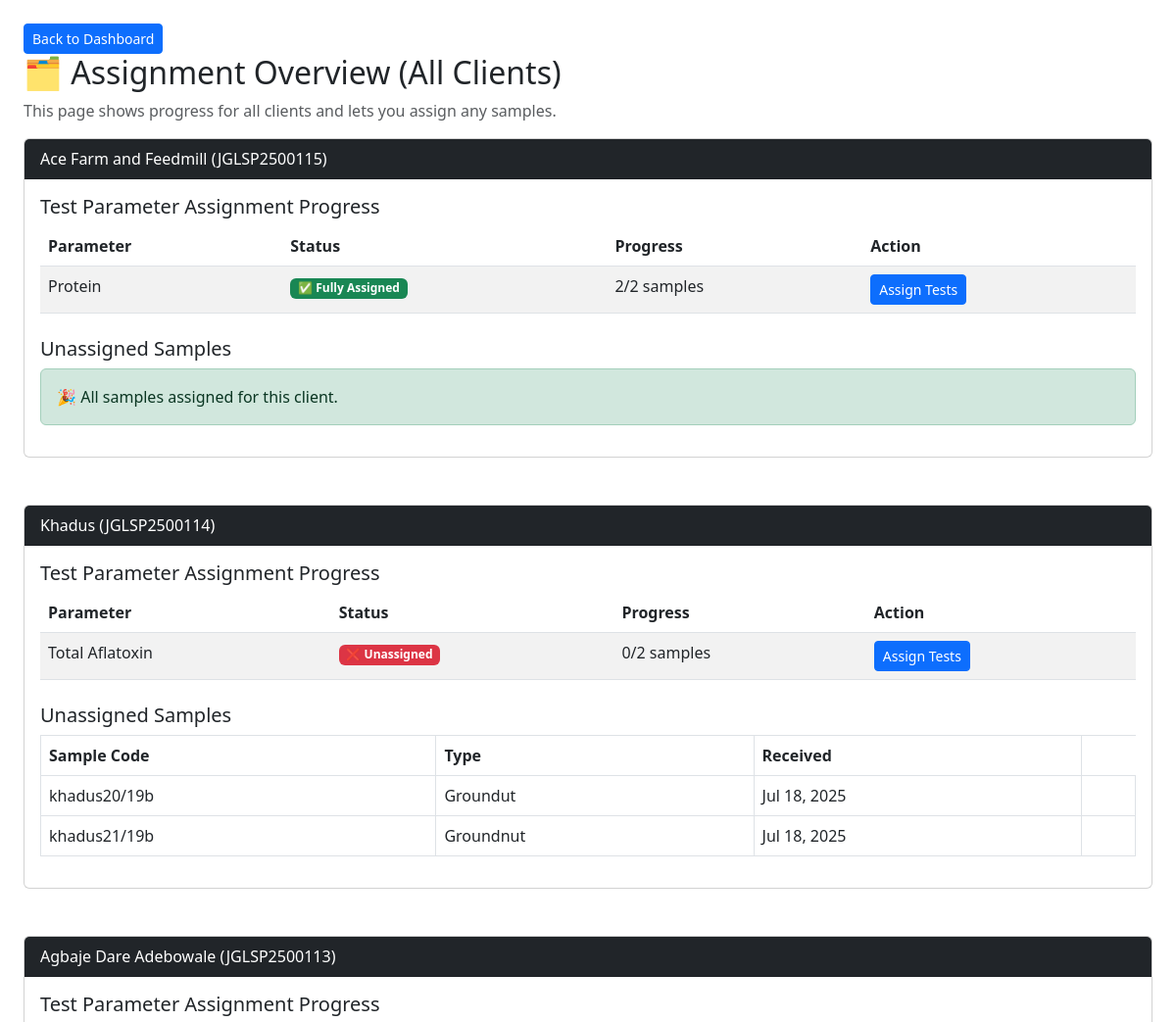
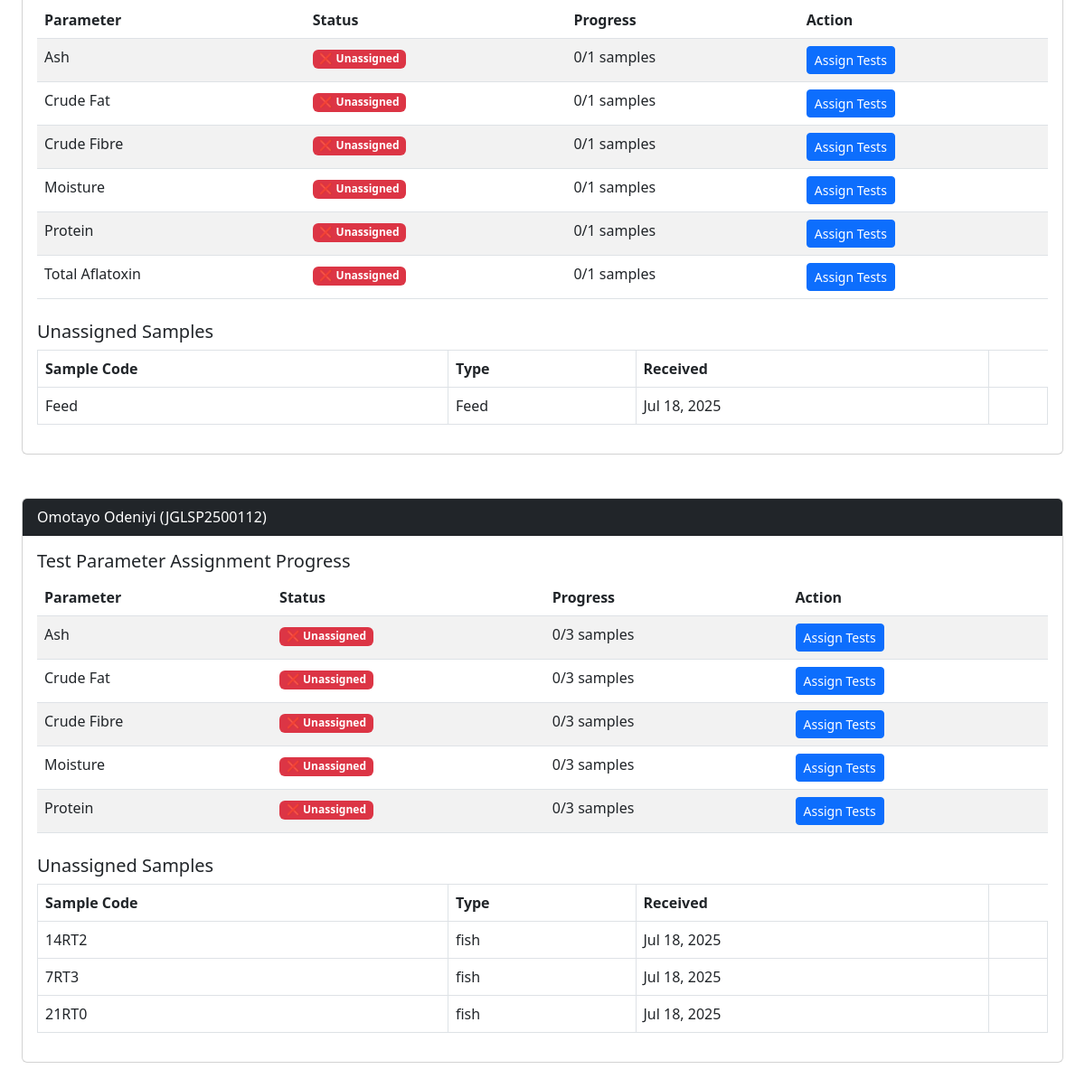
Screenshot of /manager/assign-overview/ (signed in) with the database file from the repository (2 pictures, top to bottom).
### lims/models/client.py (models this page shows, shortened)
class Client(models.Model):
    client_id = models.CharField(max_length=20, unique=True)
    name = models.CharField(max_length=100)
    organization = models.CharField(max_length=150)
    email = models.EmailField()
    phone = models.CharField(max_length=20)
    address = models.TextField()
    token = models.CharField(max_length=20, unique=True, blank=True)
    created = models.DateTimeField(auto_now_add=True)
    coa_released = models.BooleanField(default=False)
    summary_text = models.TextField(blank=True, null=True)
    summary_confirmed = models.BooleanField(default=False)

### lims/models/parameter.py (models this page shows, shortened)
class Parameter(models.Model):
    group = models.ForeignKey(
        ParameterGroup,
        on_delete=models.CASCADE,
        help_text="The group this parameter belongs to."
    )
    default_equipment = models.ForeignKey(
        Equipment,
        null=True,
        blank=True,
        on_delete=models.SET_NULL,
        help_text="Preferred equipment for this test (if any)."
    )
    name = models.CharField(
        max_length=100,
        help_text="Name of the parameter (e.g., Moisture)."
    )
    unit = models.CharField(
        max_length=20,
        help_text="Measurement unit for this parameter (e.g., %, mg/kg)."
    )
    method = models.CharField(
        max_length=150,
        help_text="Method used for analyzing this parameter."
    )
    ref_limit = models.CharField(
        max_length=50,
        help_text="Reference limit or threshold for this parameter."
    )
    default_price = models.DecimalField(
        max_digits=8,
        decimal_places=2,
        help_text="Default price for analyzing this parameter."
    )

### lims/models/sample.py (models this page shows)
class Sample(models.Model):
    client = models.ForeignKey(Client, on_delete=models.CASCADE)
    sample_code = models.CharField(max_length=50)
    sample_type = models.CharField(max_length=100)
    weight = models.DecimalField(max_digits=6, decimal_places=2)
    temperature = models.DecimalField(max_digits=5, decimal_places=2, null=True, blank=True)
    humidity = models.DecimalField(max_digits=5, decimal_places=2, null=True, blank=True)
    status = models.CharField(max_length=20, choices=SampleStatus.choices, default=SampleStatus.RECEIVED)
    received_date = models.DateField(auto_now_add=True)
    verified_at = models.DateTimeField(null=True, blank=True)
    coa_released = models.BooleanField(default=False)
    manager_comment = models.TextField(blank=True, null=True)

### lims/views/assign_test.py (the view)
# urls.py: path("manager/assign-overview/", assign_overview_all_clients, name="assign_overview_all_clients"),
@login_required
def assign_overview_all_clients(request):
    clients = Client.objects.all().order_by("-client_id")
    client_data = []
    for client in clients:
        samples = Sample.objects.filter(client=client).exclude(sample_type="QC")
        total_samples = samples.count()
        assigned_sample_ids = TestAssignment.objects.filter(
            sample__client=client,
            analyst__isnull=False
        ).values_list("sample_id", flat=True)
        unassigned_samples = samples.exclude(id__in=assigned_sample_ids)
        parameter_stats = (
            TestAssignment.objects
            .filter(sample__client=client, analyst__isnull=False)
            .exclude(sample__sample_type="QC")
            .values('parameter_id')
            .annotate(assigned_count=Count('sample', distinct=True))
        )
        assigned_lookup = {
            stat['parameter_id']: stat['assigned_count'] for stat in parameter_stats
        }
        parameter_ids = (
            TestAssignment.objects
            .filter(sample__client=client)
            .exclude(sample__sample_type="QC")
            .values_list('parameter', flat=True)
            .distinct()
        )
        parameters = Parameter.objects.filter(id__in=parameter_ids).order_by('name')
        for param in parameters:
            param.assigned_count = assigned_lookup.get(param.id, 0)
        control_stats = (
            TestAssignment.objects
            .filter(sample__client=client, is_control=True)
            .values('parameter')
            .annotate(control_sample_id=F('sample_id'))
        )
        control_lookup = {
            stat['parameter']: stat['control_sample_id'] for stat in control_stats
        }
        client_data.append({
            "client": client,
            "parameters": parameters,
            "assigned_lookup": assigned_lookup,
            "total_samples": total_samples,
            "unassigned_samples": unassigned_samples,
            "control_lookup": control_lookup,
        })
    return render(request, "lims/manager/assign_overview_all_clients.html", {
        "client_data": client_data
    })

### lims/templates/lims/manager/assign_overview_all_clients.html (shortened to what this page needs)
{% load static %}
<!DOCTYPE html>
<html>
<head>
  <link rel="stylesheet" href="https://cdn.jsdelivr.net/npm/bootstrap@5.3.0/dist/css/bootstrap.min.css">
</head>
<body class="p-4">
 <a href="{% url 'manager_dashboard' %}"
                       class="btn btn-sm btn-primary">
                      Back to Dashboard
                    </a>
  <h2>🗂️ Assignment Overview (All Clients)</h2>
  <p class="text-muted">This page shows progress for all clients and lets you assign any samples.</p>
  {% for entry in client_data %}
    <div class="card mb-5">
      <div class="card-header bg-dark text-white">
        {{ entry.client.name }} ({{ entry.client.client_id }})
      </div>
      <div class="card-body">
        <h5>Test Parameter Assignment Progress</h5>
        {% if entry.parameters %}
          <table class="table table-striped mb-4">
            <thead>
              <tr>
                <th>Parameter</th>
                <th>Status</th>
                <th>Progress</th>
                <th>Action</th>
              </tr>
            </thead>
            <tbody>
              {% for param in entry.parameters %}
                {% with assigned=param.assigned_count %}
                <tr>
                  <td>{{ param.name }}</td>
                  <td>
                    {% if assigned == entry.total_samples %}
                      <span class="badge bg-success">✅ Fully Assigned</span>
                    {% elif assigned > 0 %}
                      <span class="badge bg-warning text-dark">⚠️ Partial</span>
                    {% else %}
                      <span class="badge bg-danger">❌ Unassigned</span>
                    {% endif %}
                  </td>
                  <td>{{ assigned|default:0 }}/{{ entry.total_samples }} samples</td>
                  <td>
                    <a href="{% url 'assign_parameter_tests' entry.client.client_id param.id %}"
                       class="btn btn-sm btn-primary">
                      Assign Tests
                    </a>
                  </td>
                </tr>
                {% endwith %}
              {% endfor %}
            </tbody>
          </table>
        {% else %}
          <div class="alert alert-secondary">No parameters found for this client.</div>
        {% endif %}
        <h5>Unassigned Samples</h5>
        {% if entry.unassigned_samples %}
          <table class="table table-bordered">
            <thead>
              <tr>
                <th>Sample Code</th>
                <th>Type</th>
                <th>Received</th>
              </tr>
            </thead>
            <tbody>
              {% for s in entry.unassigned_samples %}
                <tr>
                  <td>{{ s.sample_code }}</td>
                  <td>{{ s.sample_type }}</td>
                  <td>{{ s.received_date|date:"M d, Y" }}</td>
                  <td>
                  </td>
                </tr>
              {% endfor %}
            </tbody>
          </table>
        {% else %}
          <div class="alert alert-success">🎉 All samples assigned for this client.</div>
        {% endif %}
      </div>
    </div>
  {% endfor %}
</body>
</html>

### rows the page displays
Client: client.name "Ace Farm and Feedmill", client.client_id "JGLSP2500115", shows "🎉 All samples assigned for this client."
Parameter: name "Protein", shows "✅ Fully Assigned", assigned_count "2", total_samples "2", assigned_count "0", total_samples "1", total_samples "3"
Client: client.name "Khadus", client.client_id "JGLSP2500114"
Parameter: name "Total Aflatoxin", shows "❌ Unassigned", assigned_count "0", total_samples "2", total_samples "1"
Sample: sample_code "khadus20/19b", sample_type "Groundut", received_date "Jul 18, 2025"
Sample: sample_code "khadus21/19b", sample_type "Groundnut", received_date "Jul 18, 2025"
Client: client.name "Agbaje Dare Adebowale", client.client_id "JGLSP2500113"
Parameter: name "Ash", shows "❌ Unassigned", assigned_count "0", total_samples "1", total_samples "3"
Parameter: name "Crude Fat", shows "❌ Unassigned", assigned_count "0", total_samples "1", total_samples "3"
Parameter: name "Crude Fibre", shows "❌ Unassigned", assigned_count "0", total_samples "1", total_samples "3"
Parameter: name "Moisture", shows "❌ Unassigned", assigned_count "0", total_samples "1", total_samples "3"
Sample: sample_code "Feed", sample_type "Feed", received_date "Jul 18, 2025"
Client: client.name "Omotayo Odeniyi", client.client_id "JGLSP2500112"
Sample: sample_code "14RT2", sample_type "fish", received_date "Jul 18, 2025"
Sample: sample_code "7RT3", sample_type "fish", received_date "Jul 18, 2025"
Sample: sample_code "21RT0", sample_type "fish", received_date "Jul 18, 2025"
